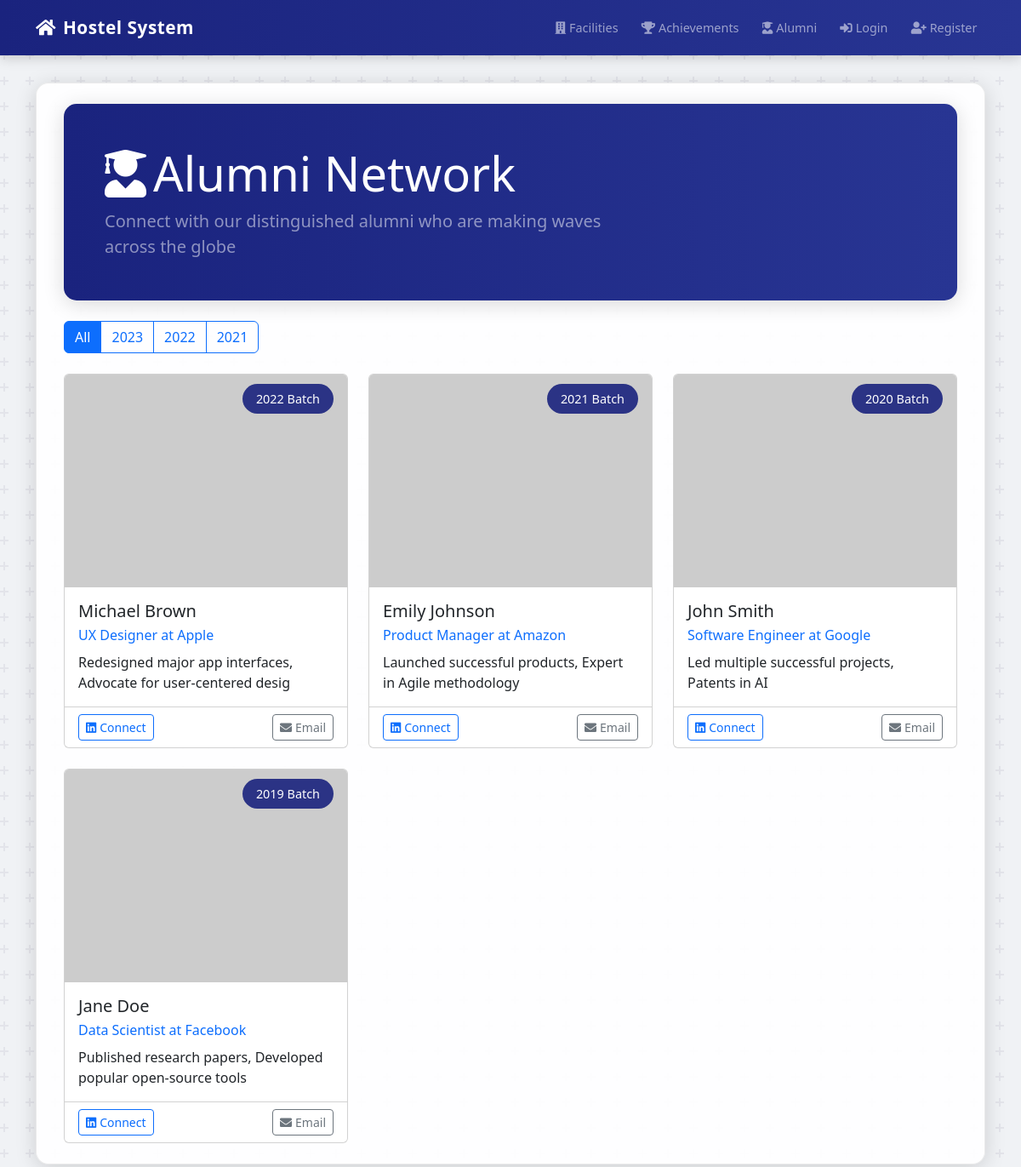
The app's page /alumni with its own data.
### app.py (models this page shows)
class Alumni(db.Model):
    id = db.Column(db.Integer, primary_key=True)
    name = db.Column(db.String(100), nullable=False)
    batch_year = db.Column(db.String(4), nullable=False)
    current_position = db.Column(db.String(100))
    company = db.Column(db.String(100))
    linkedin = db.Column(db.String(200))
    email = db.Column(db.String(120))
    achievements = db.Column(db.Text)
    image_url = db.Column(db.String(200))
    created_at = db.Column(db.DateTime, nullable=False, default=datetime.utcnow)

### app.py (the view)
@app.route('/alumni')
def alumni():
    alumni_list = Alumni.query.order_by(Alumni.batch_year.desc()).all()
    return render_template('alumni.html', title='Alumni Network', alumni=alumni_list)

### templates/alumni.html (shortened to what this page needs)
{% extends "base.html" %}
{% block content %}
<div class="container-md py-4">
    <div class="dashboard-header mb-4">
        <div class="row align-items-center">
            <div class="col-lg-8">
                <h1 class="display-4 text-white mb-2"><i class="fas fa-user-graduate me-2"></i>Alumni Network</h1>
                <p class="lead text-white-50 mb-0">Connect with our distinguished alumni who are making waves across the globe</p>
            </div>
        </div>
    </div>
    <div class="alumni-filters mb-4">
        <div class="btn-group" role="group">
            <button type="button" class="btn btn-outline-primary active" data-filter="all">All</button>
            <button type="button" class="btn btn-outline-primary" data-filter="2023">2023</button>
            <button type="button" class="btn btn-outline-primary" data-filter="2022">2022</button>
            <button type="button" class="btn btn-outline-primary" data-filter="2021">2021</button>
        </div>
    </div>
    <div class="row g-4">
        {% for alum in alumni %}
            <div class="col-md-6 col-lg-4 alumni-card" data-year="{{ alum.batch_year }}">
                <div class="card h-100">
                    <div class="card-img-wrapper">
                        <img src="{{ alum.image_url }}"
                             class="card-img-top alumni-img"
                             alt="{{ alum.name }}"
                             onerror="this.src='https://picsum.photos/400/400'">
                        <div class="img-overlay">
                            <span class="batch-badge">{{ alum.batch_year }} Batch</span>
                        </div>
                    </div>
                    <div class="card-body">
                        <h5 class="card-title">{{ alum.name }}</h5>
                        <p class="card-subtitle text-primary mb-2">
                            {{ alum.current_position }} at {{ alum.company }}
                        </p>
                        <p class="card-text">{{ alum.achievements }}</p>
                    </div>
                    <div class="card-footer bg-transparent">
                        <div class="d-flex justify-content-between align-items-center">
                            {% if alum.linkedin %}
                                <a href="{{ alum.linkedin }}" class="btn btn-outline-primary btn-sm" target="_blank">
                                    <i class="fab fa-linkedin me-1"></i>Connect
                                </a>
                            {% endif %}
                            {% if alum.email %}
                                <a href="mailto:{{ alum.email }}" class="btn btn-outline-secondary btn-sm">
                                    <i class="fas fa-envelope me-1"></i>Email
                                </a>
                            {% endif %}
                        </div>
                    </div>
                </div>
            </div>
        {% endfor %}
    </div>
</div>
{% endblock %}

### templates/base.html (style rules this page uses)
body { background-color: #f0f2f5; }
.container-md { background-color: rgba(255, 255, 255, 0.92); border-radius: 15px; box-shadow: 0 4px 25px rgba(0, 0, 0, 0.15); padding: 2rem; margin-top: 2rem; margin-bottom: 2rem; border: 1px solid rgba(0,0,0,0.08); }
.dashboard-header, .hero-section { border-radius: 10px; position: relative; overflow: hidden; }

### templates/alumni.html (style rules this page uses)
.dashboard-header { padding: 3rem; border-radius: 15px; position: relative; overflow: hidden; box-shadow: 0 4px 25px rgba(0, 0, 0, 0.15); }
.alumni-card { transition: all 0.3s ease; animation: fadeIn 0.5s ease-in; }
.alumni-img { height: 250px; object-fit: cover; }
.batch-badge { background: rgba(26, 35, 126, 0.9); color: white; padding: 0.5rem 1rem; border-radius: 20px; font-size: 0.9rem; }
.card-img-wrapper { position: relative; }
.img-overlay { position: absolute; top: 1rem; right: 1rem; }

### records on screen
Alumni: batch_year "2022", name "Michael Brown", current_position "UX Designer", company "Apple", achievements "Redesigned major app interfaces, Advocate for user-centered desig"
Alumni: batch_year "2021", name "Emily Johnson", current_position "Product Manager", company "Amazon", achievements "Launched successful products, Expert in Agile methodology"
Alumni: batch_year "2020", name "John Smith", current_position "Software Engineer", company "Google", achievements "Led multiple successful projects, Patents in AI"
Alumni: batch_year "2019", name "Jane Doe", current_position "Data Scientist", company "Facebook", achievements "Published research papers, Developed popular open-source tools"
